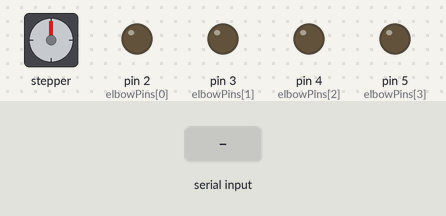
Simulated run of this sketch. Board: Arduino Uno, built with avr-gcc and run on an emulated ATmega328P. On the bench: stepper motor, output pins drawn as LEDs (lit = HIGH). Wiring (inferred from the names in the program): stepper motor (2048 steps per turn assumed): coils pin 8, pin 9, pin 10, pin 11. The inputs (shaded band) are chosen by the test bench. Pins used as bus, display or sensor lines are not drawn.

Above: at 1.2 s.
1.3 s: byte 30 received over Serial
At 2.3 s:
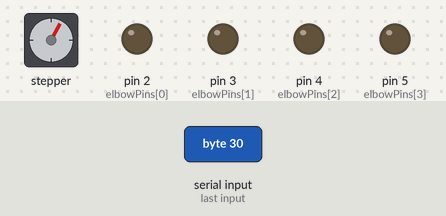
Timing chart, 0 to 4.3 s (numbered marks = the images above; inputs shaded):
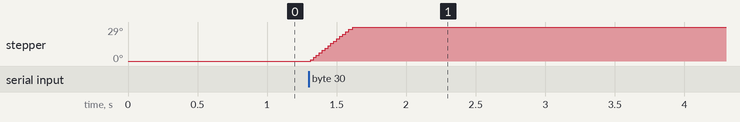

Measured:
- after the input at 1.3 s, stepper: turns 29° clockwise in 0.30 s, starting at once

The sketch:

drawing_arm_stepper.ino
```cpp
//#define Opins[0] 8 //OIN == origo in
//#define Opins[1] 9
//#define Opins[2] 10
//#define Opins[3] 11
//
//#define Epins[0] 2 //EIN == elbow in
//#define Epins[1] 3
//#define Epins[2] 4
//#define Epins[3] 5

int origoPins[] = {8, 9, 10, 11};
int elbowPins[] = {2, 3, 4, 5};

int cstep = 0;
int WAIT = 900;

long time;
int timeOut = 15;

int currentValue = 0;
int values[] = {
  0,0};

int origo = values[0];
int elbow = values[1];
int oldOrigo = origo;
int oldElbow = elbow;

void setup(){
  Serial.begin(9600);

  for(int i = 0; i < 4; i++){
   pinMode(origoPins[i], OUTPUT);
  }

  for(int i = 0; i < 4; i++){
   pinMode(elbowPins[i], OUTPUT);
  }

  time = millis();
}


void loop(){
  if(Serial.available()){
    int incomingValue = Serial.read();
    values[currentValue] = incomingValue;

    currentValue++;
    if(currentValue > 1){
      currentValue = 0;
    }

    origo = values[0];
    elbow = values[1];

    moveTo(oldOrigo, origo, origoPins);

   oldOrigo = origo;
  oldElbow = elbow;


  }
}

//// Functions for controlling the motor

void moveTo(int currentAngle, int targetAngle, int pins[]){

  int distanceToTurn = abs(targetAngle - currentAngle);
  distanceToTurn = map(distanceToTurn, 0, 360, 0, 4096); //FIX THIS!! this lowers the resolution and counteracts the point of using a stepper over a servo (right????)

  if(targetAngle > currentAngle){
    for(int i = 0; i < distanceToTurn; i++){
      stepcw(pins);
      delayMicroseconds(WAIT);
//      if(time - millis() > timeOut){
//        time = millis();
//        break;
//      }
    }
  }
  else{
    for(int i = 0; i < distanceToTurn; i++){
      stepccw(pins);
      delayMicroseconds(WAIT);
//      if(time - millis() > timeOut){
//        time = millis();
//        break;
//      }
    }
  }
}

void stepccw(int pins[])
{
  //stepp
  switch(cstep)
  {
  case 0:
    digitalWrite(pins[0], LOW);
    digitalWrite(pins[1], LOW);
    digitalWrite(pins[2], LOW);
    digitalWrite(pins[3], HIGH);
    break;
  case 1:
    digitalWrite(pins[0], LOW);
    digitalWrite(pins[1], LOW);
    digitalWrite(pins[2], HIGH);
    digitalWrite(pins[3], HIGH);
    break;
  case 2:
    digitalWrite(pins[0], LOW);
    digitalWrite(pins[1], LOW);
    digitalWrite(pins[2], HIGH);
    digitalWrite(pins[3], LOW);
    break;
  case 3:
    digitalWrite(pins[0], LOW);
    digitalWrite(pins[1], HIGH);
    digitalWrite(pins[2], HIGH);
    digitalWrite(pins[3], LOW);
    break;
  case 4:
    digitalWrite(pins[0], LOW);
    digitalWrite(pins[1], HIGH);
    digitalWrite(pins[2], LOW);
    digitalWrite(pins[3], LOW);
    break;
  case 5:
    digitalWrite(pins[0], HIGH);
    digitalWrite(pins[1], HIGH);
    digitalWrite(pins[2], LOW);
    digitalWrite(pins[3], LOW);
    break;
  case 6:
    digitalWrite(pins[0], HIGH);
    digitalWrite(pins[1], LOW);
    digitalWrite(pins[2], LOW);
    digitalWrite(pins[3], LOW);
    break;
  case 7:
    digitalWrite(pins[0], HIGH);
    digitalWrite(pins[1], LOW);
    digitalWrite(pins[2], LOW);
    digitalWrite(pins[3], HIGH);
    break;
  default:
    digitalWrite(pins[0], LOW);
    digitalWrite(pins[1], LOW);
    digitalWrite(pins[2], LOW);
    digitalWrite(pins[3], LOW);
    break;
  }

  cstep=cstep+1;
  if(cstep==8)
  {
    cstep=0;
  }
}

void stepcw(int pins[])
{
  //stepp
  switch(cstep)
  {
  case 7:
    digitalWrite(pins[0], LOW);
    digitalWrite(pins[1], LOW);
    digitalWrite(pins[2], LOW);
    digitalWrite(pins[3], HIGH);
    break;
  case 6:
    digitalWrite(pins[0], LOW);
    digitalWrite(pins[1], LOW);
    digitalWrite(pins[2], HIGH);
    digitalWrite(pins[3], HIGH);
    break;
  case 5:
    digitalWrite(pins[0], LOW);
    digitalWrite(pins[1], LOW);
    digitalWrite(pins[2], HIGH);
    digitalWrite(pins[3], LOW);
    break;
  case 4:
    digitalWrite(pins[0], LOW);
    digitalWrite(pins[1], HIGH);
    digitalWrite(pins[2], HIGH);
    digitalWrite(pins[3], LOW);
    break;
  case 3:
    digitalWrite(pins[0], LOW);
    digitalWrite(pins[1], HIGH);
    digitalWrite(pins[2], LOW);
    digitalWrite(pins[3], LOW);
    break;
  case 2:
    digitalWrite(pins[0], HIGH);
    digitalWrite(pins[1], HIGH);
    digitalWrite(pins[2], LOW);
    digitalWrite(pins[3], LOW);
    break;
  case 1:
    digitalWrite(pins[0], HIGH);
    digitalWrite(pins[1], LOW);
    digitalWrite(pins[2], LOW);
    digitalWrite(pins[3], LOW);
    break;
  case 0:
    digitalWrite(pins[0], HIGH);
    digitalWrite(pins[1], LOW);
    digitalWrite(pins[2], LOW);
    digitalWrite(pins[3], HIGH);
    break;
  default:
    digitalWrite(pins[0], LOW);
    digitalWrite(pins[1], LOW);
    digitalWrite(pins[2], LOW);
    digitalWrite(pins[3], LOW);
    break;
  }

  cstep=cstep+1;
  if(cstep==8)
  {
    cstep=0;
  }
}
```
